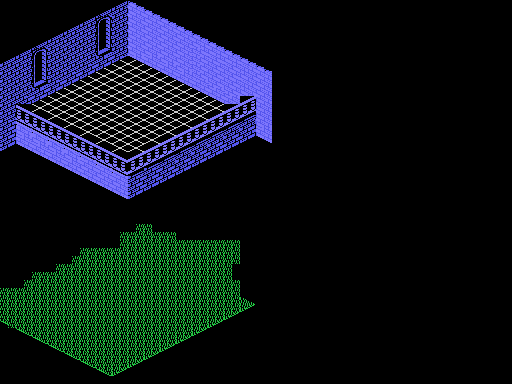

Tiled map render using the project's own tile images. Description and the map definition, with tile-layer contents summarised, below:
An orthogonal 64x48 tile map with 8x8 px tiles, 1 tile layer (tilemap) and 3 objects (3x box).

<map version="1.0" tiledversion="1.0.3" orientation="orthogonal" renderorder="right-down" width="64" height="48" tilewidth="8" tileheight="8" nextobjectid="8">
 <tileset firstgid="1" source="tileset3.tsx" />
 <layer name="tilemap" width="64" height="48">
  <data>[3072 cells, 3072 non-empty, 67 distinct tile ids]</data>
 </layer>
 <objectgroup name="room1">
  <object id="1" name="box" x="75.33" y="71" width="22" height="16.6667">
   <properties>
    <property name="type" type="int" value="0" />
   </properties>
  </object>
  <object id="5" name="box" x="158" y="69.6667" width="24" height="17.6667">
   <properties>
    <property name="type" type="int" value="0" />
   </properties>
  </object>
  <object id="6" name="box" x="117" y="114" width="28" height="19">
   <properties>
    <property name="type" type="int" value="0" />
   </properties>
  </object>
 </objectgroup>
</map>